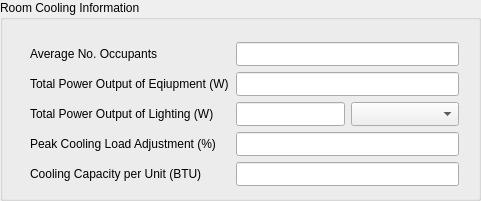
   <widget class="QGroupBox" name="coolinfoGroup">
    <property name="geometry">
     <rect>
      <x>10</x>
      <y>360</y>
      <width>481</width>
      <height>201</height>
     </rect>
    </property>
    <property name="minimumSize">
     <size>
      <width>481</width>
      <height>201</height>
     </size>
    </property>
    <property name="maximumSize">
     <size>
      <width>481</width>
      <height>201</height>
     </size>
    </property>
    <property name="title">
     <string>Room Cooling Information</string>
    </property>
    <widget class="QWidget" name="layoutWidget">
     <property name="geometry">
      <rect>
       <x>30</x>
       <y>42</y>
       <width>431</width>
       <height>146</height>
      </rect>
     </property>
     <property name="minimumSize">
      <size>
       <width>431</width>
       <height>146</height>
      </size>
     </property>
     <property name="maximumSize">
      <size>
       <width>431</width>
       <height>146</height>
      </size>
     </property>
     <layout class="QGridLayout" name="gridLayout_3" columnstretch="1,2,2" columnminimumwidth="1,2,2">
      <item row="0" column="0">
       <widget class="QLabel" name="occupantLabel">
        <property name="minimumSize">
         <size>
          <width>200</width>
          <height>24</height>
         </size>
        </property>
        <property name="maximumSize">
         <size>
          <width>200</width>
          <height>24</height>
         </size>
        </property>
        <property name="text">
         <string>Average No. Occupants</string>
        </property>
       </widget>
      </item>
      <item row="1" column="0">
       <widget class="QLabel" name="equipmentLabel">
        <property name="minimumSize">
         <size>
          <width>200</width>
          <height>24</height>
         </size>
        </property>
        <property name="maximumSize">
         <size>
          <width>200</width>
          <height>24</height>
         </size>
        </property>
        <property name="text">
         <string>Total Power Output of Eqiupment (W)</string>
        </property>
       </widget>
      </item>
      <item row="2" column="0">
       <widget class="QLabel" name="lightingLabel">
        <property name="minimumSize">
         <size>
          <width>200</width>
          <height>24</height>
         </size>
        </property>
        <property name="maximumSize">
         <size>
          <width>200</width>
          <height>24</height>
         </size>
        </property>
        <property name="text">
         <string>Total Power Output of Lighting (W)</string>
        </property>
       </widget>
      </item>
      <item row="2" column="1">
       <widget class="QLineEdit" name="lightingLineEdit">
        <property name="minimumSize">
         <size>
          <width>109</width>
          <height>24</height>
         </size>
        </property>
        <property name="maximumSize">
         <size>
          <width>109</width>
          <height>24</height>
         </size>
        </property>
       </widget>
      </item>
      <item row="2" column="2">
       <widget class="QComboBox" name="lightingCombo">
        <property name="minimumSize">
         <size>
          <width>108</width>
          <height>24</height>
         </size>
        </property>
        <property name="maximumSize">
         <size>
          <width>108</width>
          <height>24</height>
         </size>
        </property>
        <property name="sizeAdjustPolicy">
         <enum>QComboBox::SizeAdjustPolicy::AdjustToContents</enum>
        </property>
       </widget>
      </item>
      <item row="3" column="0">
       <widget class="QLabel" name="peakcoolLabel">
        <property name="minimumSize">
         <size>
          <width>200</width>
          <height>24</height>
         </size>
        </property>
        <property name="maximumSize">
         <size>
          <width>200</width>
          <height>24</height>
         </size>
        </property>
        <property name="text">
         <string>Peak Cooling Load Adjustment (%)</string>
        </property>
       </widget>
      </item>
      <item row="4" column="0">
       <widget class="QLabel" name="coolcapacityLabel">
        <property name="minimumSize">
         <size>
          <width>200</width>
          <height>24</height>
         </size>
        </property>
        <property name="maximumSize">
         <size>
          <width>200</width>
          <height>24</height>
         </size>
        </property>
        <property name="text">
         <string>Cooling Capacity per Unit (BTU)</string>
        </property>
       </widget>
      </item>
      <item row="0" column="1" colspan="2">
       <widget class="QLineEdit" name="occupantLineEdit">
        <property name="minimumSize">
         <size>
          <width>223</width>
          <height>24</height>
         </size>
        </property>
        <property name="maximumSize">
         <size>
          <width>223</width>
          <height>24</height>
         </size>
        </property>
       </widget>
      </item>
      <item row="1" column="1" colspan="2">
       <widget class="QLineEdit" name="equipmentLineEdit">
        <property name="minimumSize">
         <size>
          <width>223</width>
          <height>24</height>
         </size>
        </property>
        <property name="maximumSize">
         <size>
          <width>223</width>
          <height>24</height>
         </size>
        </property>
       </widget>
      </item>
      <item row="3" column="1" colspan="2">
       <widget class="QLineEdit" name="peakcoolLineEdit">
        <property name="minimumSize">
         <size>
          <width>223</width>
          <height>24</height>
         </size>
        </property>
        <property name="maximumSize">
         <size>
          <width>223</width>
          <height>24</height>
         </size>
        </property>
       </widget>
      </item>
      <item row="4" column="1" colspan="2">
       <widget class="QLineEdit" name="coolcapacityLineEdit">
        <property name="minimumSize">
         <size>
          <width>223</width>
          <height>24</height>
         </size>
        </property>
        <property name="maximumSize">
         <size>
          <width>223</width>
          <height>24</height>
         </size>
        </property>
       </widget>
      </item>
     </layout>
    </widget>
   </widget>
